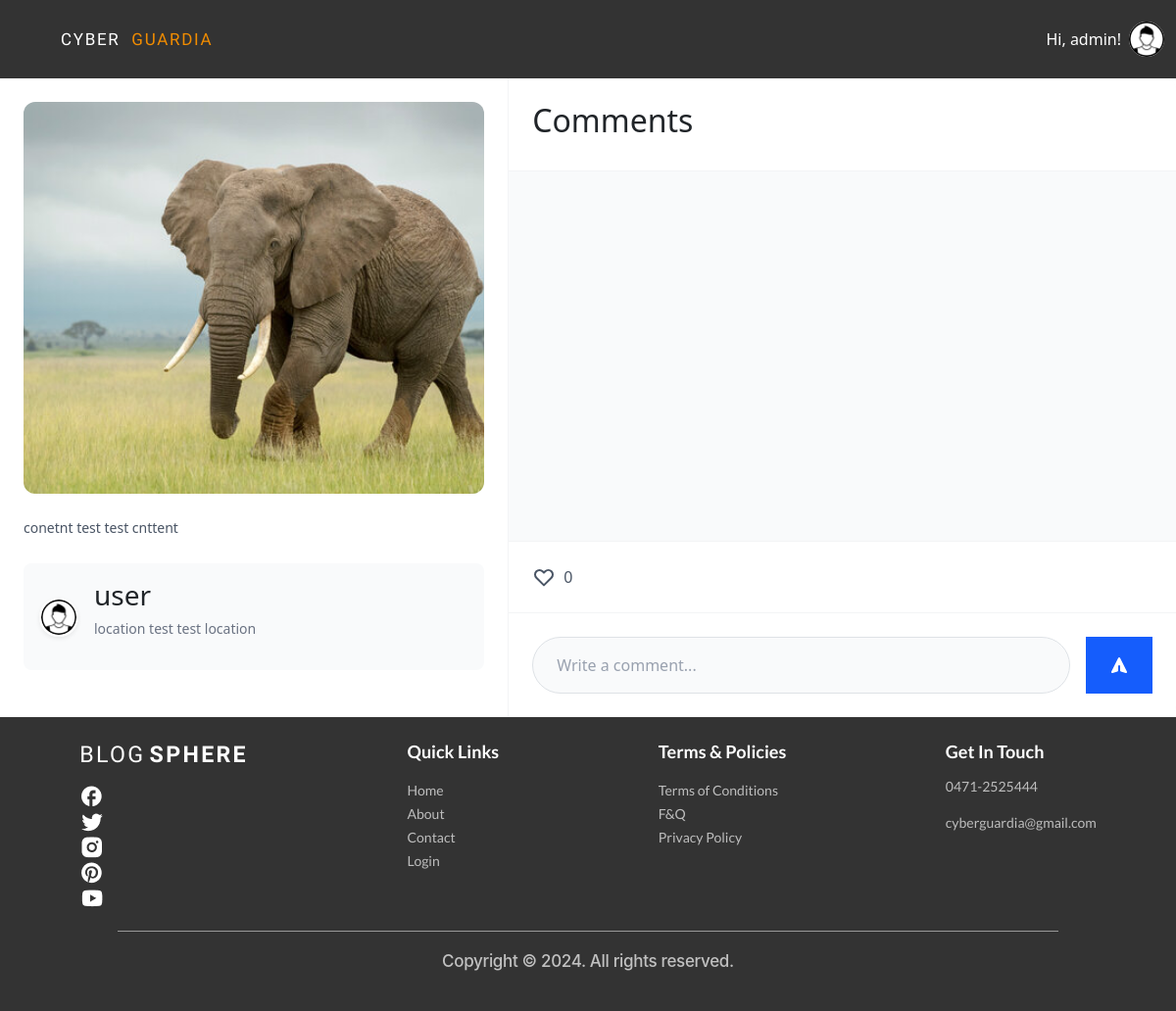
The app's page /posts/post/18/ (signed in), older data.
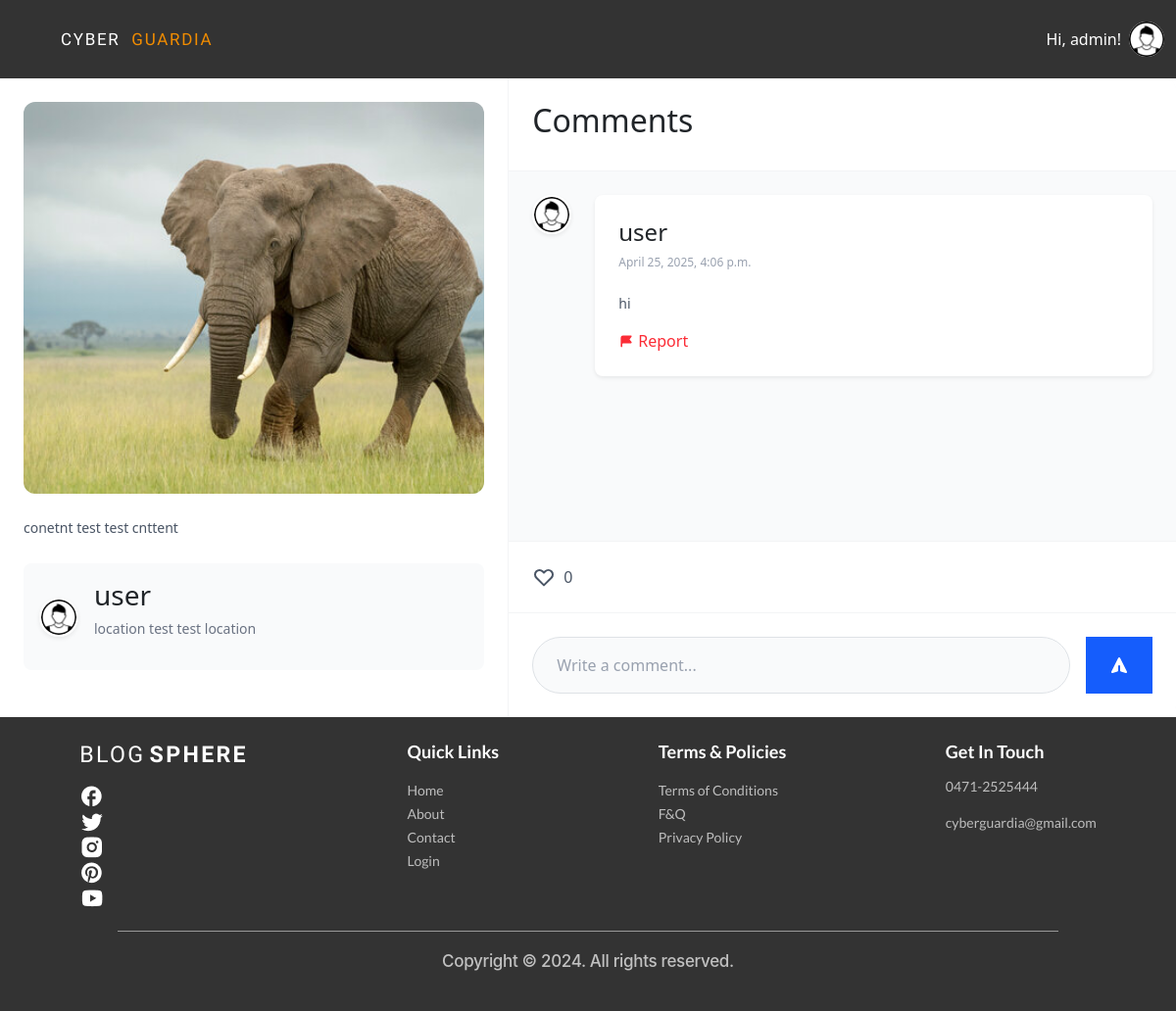
The same page, newer data.
### account/models.py (models this page shows)
class User(AbstractUser):
    USER_TYPE_CHOICES = (
        ('normal', 'Normal User'),
        ('advertiser', 'Advertiser'),
    )
    user_type = models.CharField(max_length=20, choices=USER_TYPE_CHOICES, default='normal')

### posts/models.py (models this page shows, shortened)
class Post(models.Model):
    user = models.ForeignKey(User, on_delete=models.CASCADE)
    title = models.CharField(max_length=255, blank=True)
    content = models.TextField(blank=True)
    location = models.CharField(max_length=255, blank=True)
    image = models.ImageField(upload_to='post_images/', blank=True, null=True)
    created_at = models.DateTimeField(auto_now_add=True)

class Comment(models.Model):
    user = models.ForeignKey(User, on_delete=models.CASCADE)
    post = models.ForeignKey(Post, on_delete=models.CASCADE, related_name="comments")
    text = models.TextField()
    created_at = models.DateTimeField(auto_now_add=True)
    flagged = models.BooleanField(default=False)
    reported = models.BooleanField(default=False)

### accounts/models.py (models this page shows, shortened)
class Profile(models.Model):
    user = models.OneToOneField(User, on_delete=models.CASCADE)
    area_of_interest = models.CharField(max_length=255, blank=True)
    age = models.IntegerField(null=True)
    country = models.CharField(max_length=20, null=True)
    state = models.CharField(max_length=20, null=True)
    safe_mode = models.BooleanField(default=True)
    profile_image = models.ImageField(upload_to='profile_images/', null=True, blank=True)

### posts/views.py (the view)
# urls.py: path('post/<int:post_id>/', post_details, name='post_details'),
@never_cache
@login_required
def post_details(request, post_id):
    post = get_object_or_404(Post, id=post_id)
    return render(request, "posts/post_details.html", {"post": post})

### posts/templates/posts/post_details.html (shortened to what this page needs)
{% extends "base.html" %}
{% block content %}
<div class="bg-white rounded-xl w-full h-full flex overflow-hidden">
    <div class="w-1/2 p-6 flex flex-col">
        <img
            src="{{ post.image.url }}"
            alt="Post"
            class="w-full h-[400px] object-cover rounded-xl mb-4"
        />
        <p class="text-gray-600 mb-4 text-sm leading-relaxed">
            {{ post.content }}
        </p>
        <div class="flex items-center gap-3 mb-4 p-3 bg-gray-50 rounded-lg">
            <img
                src="{{ post.user.profile.profile_image.url }}"
                alt="Profile"
                class="w-10 h-10 rounded-full object-cover border-2 border-white shadow-sm"
            />
            <div>
                <h3 class="font-semibold text-gray-900">{{ post.user.username }}</h3>
                <p class="text-sm text-gray-500">{{ post.location }}</p>
            </div>
        </div>
    </div>
    <div class="w-2/3 flex flex-col bg-gray-50 border-l border-gray-100">
        <div class="p-6 bg-white border-b border-gray-100">
            <h2 class="text-xl font-bold text-gray-900">Comments</h2>
        </div>
        <div class="flex-1 overflow-y-auto p-6 space-y-6 max-h-[28rem]" id="comments-list-{{ post.id }}">
            {% for comment in post.comments.all %}
            <div class="flex gap-4 group">
                <img
                    src="{{ comment.user.profile.profile_image.url }}"
                    alt="User"
                    class="w-10 h-10 rounded-full object-cover border-2 border-white shadow-sm"
                />
                <div class="flex-1 bg-white p-4 rounded-lg shadow-sm">
                    <div class="flex items-start justify-between">
                        <div>
                            <h4 class="text-gray-900 font-semibold">
                                {{ comment.user.username }}
                            </h4>
                            <p class="text-gray-400 text-xs">
                                {{ comment.created_at }}
                            </p>
                        </div>
                    </div>
                    <p class="text-gray-600 mt-2 text-sm">
                        {{ comment.text }}
                    </p>
                    {% if comment.user != request.user %}
                    <button class="report-btn flex items-center gap-1 text-sm text-red-500 hover:text-red-600 transition-colors"
                            data-comment-id="{{ comment.id }}"
                            title="Report this comment">
                        <svg xmlns="http://www.w3.org/2000/svg" class="h-4 w-4" viewBox="0 0 20 20" fill="currentColor">
                            <path fill-rule="evenodd" d="M3 6a3 3 0 013-3h10a1 1 0 01.8 1.6L14.25 8l2.55 3.4A1 1 0 0116 13H6a1 1 0 00-1 1v3a1 1 0 11-2 0V6z" clip-rule="evenodd" />
                        </svg>
                        <span>Report</span>
                    </button>
                    {% endif %}
                </div>
            </div>
            {% endfor %}
        </div>
        <div class="p-4 bg-white border-t border-gray-100">
            <button class="like-button flex items-center space-x-2 text-gray-600 hover:text-red-500 transition-colors duration-200" data-post-id="{{ post.id }}">
                <svg id="like-icon-{{ post.id }}" class="w-6 h-6" fill="{% if post.is_liked_by_user %}red{% else %}none{% endif %}" stroke="currentColor" viewBox="0 0 24 24">
                    <path stroke-linecap="round" stroke-linejoin="round" stroke-width="2"
                        d="M4.318 6.318a4.5 4.5 0 000 6.364L12 20.364l7.682-7.682a4.5 4.5 0 00-6.364-6.364L12 7.636l-1.318-1.318a4.5 4.5 0 00-6.364 0z" />
                </svg>
                <span id="likes-count-{{ post.id }}" class="font-medium">{{ post.likes.count }}</span>
            </button>
        </div>
        <div class="p-4 bg-white border-t border-gray-100">
            <form class="comment-form" data-post-id="{{ post.id }}">
                <div class="flex gap-3">
                    <div class="relative flex-grow">
                        <input
                            type="text"
                            name="text"
                            placeholder="Write a comment..."
                            class="comment-input w-full px-4 py-3 bg-gray-50 border border-gray-200 rounded-full text-sm focus:outline-none focus:ring-2 focus:ring-blue-500 focus:border-transparent transition-all duration-200 placeholder-gray-400"
                        >
                    </div>
                    <button
                        type="submit"
                        class="inline-flex items-center px-4 py-2 bg-blue-600 hover:bg-blue-700 text-white rounded-full transition-colors duration-200 focus:outline-none focus:ring-2 focus:ring-offset-2 focus:ring-blue-500"
                    >
                        <svg xmlns="http://www.w3.org/2000/svg" class="h-5 w-5" viewBox="0 0 20 20" fill="currentColor">
                            <path d="M10.894 2.553a1 1 0 00-1.788 0l-7 14a1 1 0 001.169 1.409l5-1.429A1 1 0 009 15.571V11a1 1 0 112 0v4.571a1 1 0 00.725.962l5 1.428a1 1 0 001.17-1.408l-7-14z" />
                        </svg>
                    </button>
                </div>
            </form>
        </div>
    </div>
</div>
{% endblock %}

### templates/base.html (shortened to what this page needs)
{% load static %}
<!doctype html>
<html>
    <head>
        <script src="https://cdn.jsdelivr.net/npm/@tailwindcss/browser@4"></script>
        <link
            rel="stylesheet"
            href="https://cdnjs.cloudflare.com/ajax/libs/font-awesome/6.0.0/css/all.min.css"
        />
        <link
            href="https://cdn.jsdelivr.net/npm/bootstrap@5.3.3/dist/css/bootstrap.min.css"
            rel="stylesheet"
        />
        <link
            rel="stylesheet"
            href="https://cdnjs.cloudflare.com/ajax/libs/font-awesome/6.7.2/css/fontawesome.min.css"
        />
        <link
            href="https://cdn.jsdelivr.net/npm/bootstrap-icons/font/bootstrap-icons.css"
            rel="stylesheet"
        />
        <link rel="stylesheet" href="{% static 'css/index.css' %}" />
        <link rel="stylesheet" href="font.css" />
    </head>
    <body class="min-h-screen flex flex-col">
        <nav class="navbar navbar-expand-sm">
            <div class="container-fluid">
                <a class="navbar-brand logo" href="{% url 'home' %}">
                    <span class="logo_Blog_Color">CYBER</span>&nbsp;
                    <span class="logo_color">GUARDIA</span>
                </a>
                <div class="d-flex ms-auto">
                    {% if request.user.is_authenticated %}
                    <div class="relative" id="profile-dropdown">
                        <button onclick="toggleProfileMenu()" class="flex items-center gap-2 hover:text-orange-500 transition-colors cursor-pointer">
                            <div class="flex items-center gap-2">
                                <span class="nav-link navbar_links">Hi, {{user.username}}!</span>
                                <img src="{% if user.profile.profile_image %}{{ user.profile.profile_image.url }}{% else %}{% static 'Images/images.png' %}{% endif %}" alt="Profile" class="w-9 h-9 rounded-full"/>
                            </div>
                        </button>
                    </div>
                    {% endif %}
                </div>
            </div>
        </nav>
        {% block content %}
        {% endblock content %}
        <div class="footerBG mt-auto py-4">
            <div class="footerComponents">
                <div class="footer_sec_one">
                    <p>
                        <span class="footer_blog_color">BLOG</span>
                        <span class="footer_sphere_color">SPHERE</span>
                    </p>
                    <div class="footerIcons">
                        <a href="https://www.facebook.com/login/" target="_blank" rel="noopener noreferrer">
                            <img class="IconSpacing" src="{% static 'Images/fb.png' %}" alt="Facebook"/>
                        </a>
                        <a href="https://x.com/i/flow/login?lang=en&mx=2" target="_blank" rel="noopener noreferrer">
                            <img class="IconSpacing" src="{% static 'Images/twitter.png' %}" alt="Twitter"/>
                        </a>
                        <a href="https://www.instagram.com/accounts/emailsignup/" target="_blank" rel="noopener noreferrer">
                            <img class="IconSpacing" src="{% static 'Images/insta.png' %}" alt="Instagram"/>
                        </a>
                        <a href="https://in.pinterest.com/login/" target="_blank" rel="noopener noreferrer">
                            <img class="IconSpacing" src="{% static 'Images/pinterest.png' %}" alt="Pinterest"/>
                        </a>
                        <a href="https://www.youtube.com/account" target="_blank" rel="noopener noreferrer">
                            <img class="IconSpacing" src="{% static 'Images/ytb.png' %}" alt="YouTube"/>
                        </a>
                    </div>
                </div>
                <div class="footer_sec_two">
                    <p class="footer_QuickLinks">Quick Links</p>
                    <ul>
                        <li><a class="footerList" href="/">Home</a></li>
                        <li><a class="footerList" href="/about">About</a></li>
                        <li><a class="footerList" href="/contact">Contact</a></li>
                        <li><a class="footerList" href="/login">Login</a></li>
                    </ul>
                </div>
                <div class="footer_sec_three">
                    <p class="footer_terms_and_polices">Terms & Policies</p>
                    <ul>
                        <li><a class="footerList" href="/terms-of-conditions">Terms of Conditions</a></li>
                        <li><a class="footerList" href="/f&q">F&Q</a></li>
                        <li><a class="footerList" href="/privacy-policy">Privacy Policy</a></li>
                    </ul>
                </div>
                <div class="footer_sec_four">
                    <p class="footer_get_in_touch">Get In Touch</p>
                    <ul>
                        <li class="footerList">0471-2525444</li>
                        <li class="footerList">cyberguardia@gmail.com</li>
                    </ul>
                </div>
            </div>
            <hr class="footer_bottom_line" />
            <p class="Footer_copyright">
                Copyright &copy; 2024. All rights reserved.
            </p>
        </div>
</body>
</html>

Row changes from the older to the newer data that the page shows:
added Comment: user.profile.profile_image (picture), user.username "user", created_at "April 25, 2025, 4:06 p.m.", text "hi"
